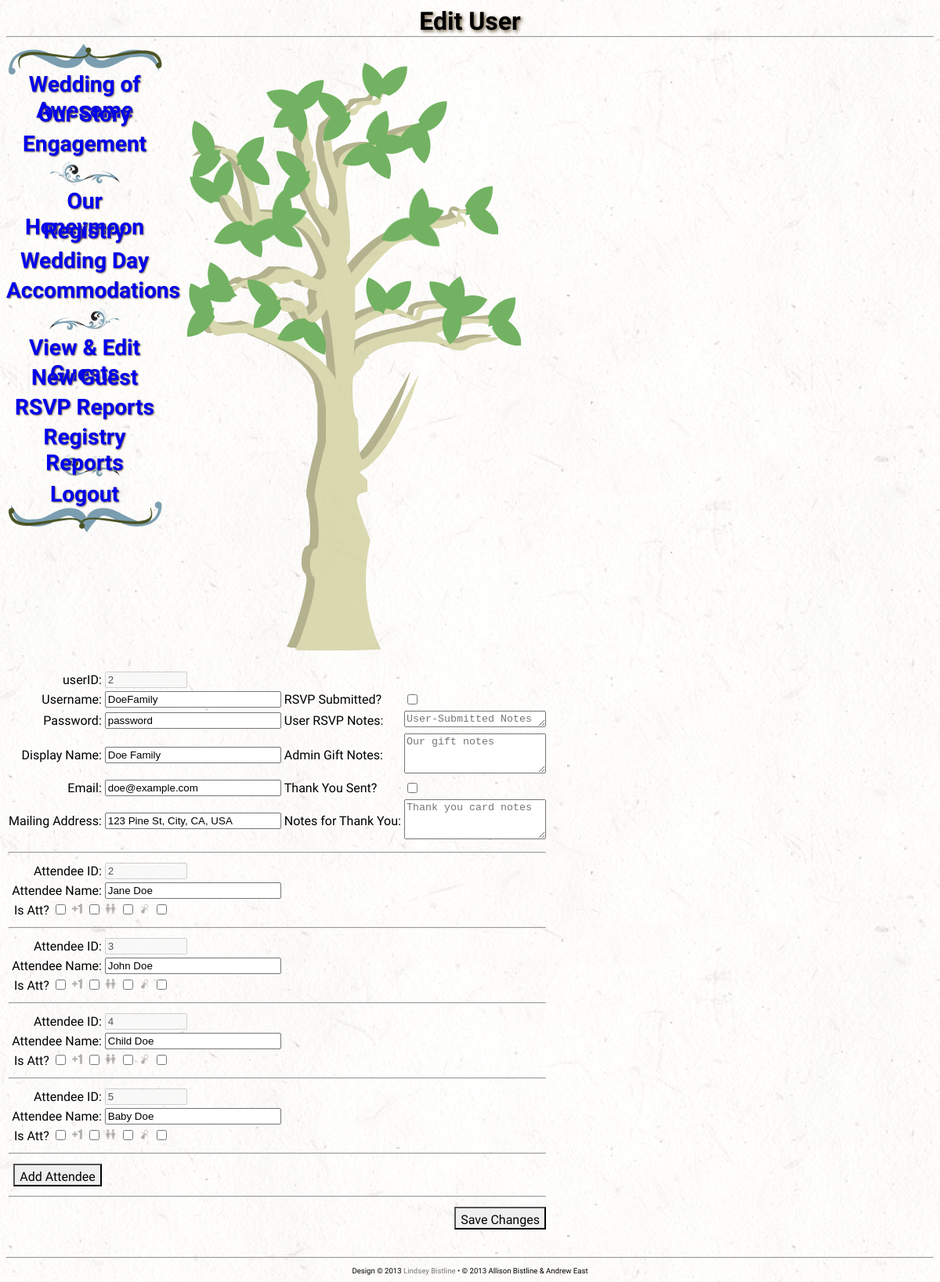
The page /weddingRoot/guests_edit.php?userID=2&returnAnchor=trUser2 (signed in) on the database its author committed.
### tables this page shows
CREATE TABLE IF NOT EXISTS `users` (
  `userID` smallint(5) unsigned NOT NULL AUTO_INCREMENT,
  `username` varchar(254) NOT NULL,
  `isAdmin` tinyint(1) unsigned DEFAULT '0',
  `passwordPlaintext` varchar(255) DEFAULT NULL,
  `name` varchar(254) NOT NULL,
  `email` varchar(254) DEFAULT NULL,
  `isRSVP` tinyint(1) unsigned DEFAULT '0',
  `lastRSVPTime` datetime DEFAULT NULL,
  `isThankYouSent` tinyint(1) unsigned DEFAULT '0',
  `address` text,
  `gift` text,
  `thankYouCardNotes` text,
  `notesRSVP` text,
  `lastLoginTime` datetime DEFAULT NULL,
  `password` binary(20) DEFAULT NULL,
  `isBridalShower` tinyint(1) unsigned DEFAULT '0',
  PRIMARY KEY (`userID`),
  UNIQUE KEY `username` (`username`)
);

CREATE TABLE IF NOT EXISTS `attendees` (
  `attendeeID` smallint(5) unsigned NOT NULL AUTO_INCREMENT,
  `userID` mediumint(8) unsigned NOT NULL,
  `displayName` varchar(50) DEFAULT NULL,
  `isPlusOne` tinyint(3) unsigned NOT NULL DEFAULT '0',
  `isAttending` tinyint(3) unsigned NOT NULL DEFAULT '0',
  `isInfant` tinyint(3) unsigned NOT NULL DEFAULT '0',
  `isChild` tinyint(3) unsigned NOT NULL DEFAULT '0',
  PRIMARY KEY (`attendeeID`),
  KEY `userID` (`userID`)
);

### weddingInclude/classModel.inc (called while the page is built, shortened)
<?php
class model
{
  private $dbc;
  function __construct($host, $usr, $pw, $name, $port)
  {
    $this->dbHostname = $host;
    $this->dbName = $name;
    $this->dbUser = $usr;
    $this->dbPassword = $pw;
    $this->dbPort = $port;
    $this->dbc = new mysqli($this->dbHostname, $this->dbUser, $this->dbPassword, $this->dbName, $this->dbPort);
  }
  public function isConnected()
  {
    return ($this->dbc->connect_errno) ? false : true;
  }
  public function sanitize($input)
  {
    $input = strip_tags($input);
    return $this->dbc->real_escape_string($input);
  }
  public function runQuery($queryString)
  {
    if ($this->results = $this->dbc->query($queryString))
      return true;
    else
      return false;
  }
  public function getResultsAssoc()
  {
    if ($this->results)
      return $this->results->fetch_assoc();
    else
      return false;
  }
}
?>

### weddingInclude/classWeddingUser.inc (called while the page is built, shortened)
<?php
require_once('classModel.inc');
require_once('classUsersDatabase.inc');
class weddingUser
{
  private $usersDataConnect;
  private $isConnected;
  private $currentUserID;
  private $currentUsername;
  private $currentFullName;
  private $currentPasswordPlaintext;
  private $currentUserEmail;
  private $currentUserIsRSVP;
  private $currentUserAddress;
  private $currentUserIsThankYouSent;
  public function __construct()
  {
    $this->usersModel = new model(DB_HOST, DB_USER, DB_PASSWORD, DB_NAME, DB_PORT);
    $this->usersDataConnect = new usersDatabase($this->usersModel);
    $this->isConnected = $this->usersDataConnect->isConnected();
    $this->currentUserID = false;
    $this->currentUsername = false;
    $this->currentFullName = false;
    $this->currentPasswordPlaintext = false;
    $this->currentUserEmail= false;
    $this->currentUserIsRSVP = false;
    $this->currentUserAddress = false;
    $this->currentUserIsThankYouSent = false;
  }
  public function setCurrentUser($usrId)
  {
    if ($this->isConnected)
    {
      if ($rowAssoc = $this->usersDataConnect->getUserRowByID($usrId))
      {
        $this->currentUserID = $rowAssoc['userID'];
        $this->currentUsername = $rowAssoc['username'];
        $this->currentFullName = $rowAssoc['name'];
        $this->currentPasswordPlaintext = $rowAssoc['passwordPlaintext'];
        $this->currentUserEmail = $rowAssoc['email'];
        $this->currentUserIsRSVP = $rowAssoc['isRSVP'];
        $this->currentUserAddress = $rowAssoc['address'];
        $this->currentUserIsThankYouSent = $rowAssoc['isThankYouSent'];
      }
      else
      {
      }
    }
    else
    {
    }
  }
  public function getCurrentUserID()
  {
    return $this->currentUserID;
  }
  public function getCurrentUsername()
  {
    return $this->currentUsername;
  }
  public function getCurrentFullName()
  {
    return $this->currentFullName;
  }
  public function getCurrentPasswordPlaintext()
  {
    return $this->currentPasswordPlaintext;
  }
  public function getCurrentIsRSVP()
  {
    return (($this->currentUserIsRSVP == "1") ? true : false);
  }
  public function getCurrentAddress()
  {
    return $this->currentUserAddress;
  }
  public function getCurrentIsThankYouSent()
  {
    return (($this->currentUserIsThankYouSent == 1) ? true : false);
  }
  public function getCurrentUserEmail()
  {
    return $this->currentUserEmail;
  }
  public function getCurrentAttendeesArray()
  {
    return $this->usersDataConnect->getAttendeesByID($this->currentUserID);
  }
}
?>

### weddingInclude/classUsersDatabase.inc (called while the page is built, shortened)
<?php
require_once('classModel.inc');
class usersDatabase
{
  private $connectedModel;
  public function __construct(model $databaseConnect)
  {
    if ($databaseConnect->isConnected())
      $this->connectedModel = $databaseConnect;
  }
  public function isConnected()
  {
    return ($this->connectedModel->isConnected()) ? true : false;
  }
  public function getUserRowByID($usrID)
  {
    $query = 'select userID, username, name, passwordPlaintext, email, isAdmin, isRSVP, address, gift, thankYouCardNotes, isThankYouSent, isBridalShower, notesRSVP, lastLoginTime from users where userID = "';
    $query .= $this->connectedModel->sanitize($usrID) . '"';
    if ($this->connectedModel->runQuery($query))
    {
      return $this->connectedModel->getResultsAssoc();
    }
    else
    {
      return false;
    }
  }
  public function getAttendeesByID($usrID)
  {
    $query = 'select attendeeID, displayName, isPlusOne, isAttending, isInfant, isChild from attendees where userID = "';
    $query .= $this->connectedModel->sanitize($usrID) . '" order by attendeeID;';
    if ($this->connectedModel->runQuery($query))
    {
      $arr = array();
      while ($row = $this->connectedModel->getResultsAssoc())
      {
        $arr[$row['attendeeID']] = array('displayName' => $row['displayName'], 'isPlusOne' => $row['isPlusOne'], 'isAttending' => $row['isAttending'], 'isInfant' => $row['isInfant'], 'isChild' => $row['isChild']);
      }
      return $arr;
    }
    else
    {
      return false;
    }
  }
}
?>

### weddingRoot/guests_edit.php (the view, shortened to what this page needs)
<?php
  include("header.inc");
  require_once("classWeddingUser.inc");
  $userEditor = new weddingUser();
  $userID = 0;
  if (isset($_REQUEST['userID']) && is_numeric($_REQUEST['userID']))
  {
    $userID = $_REQUEST['userID'];
  }
  else
  {
    echo '<p>Error #0x2A: User ID not specified!</p>';
    include("footer.inc");
    exit();
  }
  $promptPlaceholderNotPlusOne = "Required (If not +1)";
?>
<section class="content">
<?php
  if (!isset($invalidSubmit))
    $invalidSubmit = false;
  $userEditor->setCurrentUser($userID);
?>
  <form action="guests_edit.php" method="post" id="editGuest">
    <table class="formTable" id="editUserTable" name="editUserTable">
    <?php $tabIndex = 1; ?>
    <tr>
      <td><label for="displayUserID">userID: </label></td>
      <td><input type="text" name="displayUserID" id="displayUserID" value="<?php echo (($invalidSubmit) ? (isset($_REQUEST['userID']) ? $_REQUEST['userID'] : '') : $userEditor->getCurrentUserID()); ?>" placeholder="auto_increment" size="10" maxlength="254" tabindex="<?php echo $tabIndex++; ?>" disabled />
      <input type="hidden" name="userID" id="userID" value="<?php echo (($invalidSubmit) ? (isset($_REQUEST['userID']) ? $_REQUEST['userID'] : '') : $userEditor->getCurrentUserID()); ?>" /></td>
    </tr>
    <tr>
      <td><label for="username">Username: </label></td>
      <td><input type="text" name="username" id="username" value="<?php echo (($invalidSubmit) ? (isset($_REQUEST['username']) ? $_REQUEST['username'] : '') : $userEditor->getCurrentUsername()); ?>" placeholder="Login Name" size="25" maxlength="254" required tabindex="<?php echo $tabIndex++; ?>" /></td>
      <td><label for="isRSVP">RSVP Submitted?</label></td>
      <td><input type="checkbox" <?php echo (($invalidSubmit) ? ((isset($_REQUEST['isRSVP'])) ? 'checked' : '') : (($userEditor->getCurrentIsRSVP()) ? 'checked' : '')) ?> name="isRSVP" id="isRSVP" tabindex="<?php echo $tabIndex++; ?>" /></td>
    </tr>
    <tr>
      <td><label for="passwordPlaintext">Password: </label></td>
      <td><input type="text" name="passwordPlaintext" id="passwordPlaintext" value="<?php echo (($invalidSubmit) ? (isset($_REQUEST['passwordPlaintext']) ? $_REQUEST['passwordPlaintext'] : '') : $userEditor->getCurrentPasswordPlaintext()); ?>" placeholder="Fun Password" size="25" required maxlength="254" tabindex="<?php echo $tabIndex++; ?>" /></td>
      <td><label for="notesRSVP">User RSVP Notes: </label></td>
      <td><textarea name="notesRSVP" id="notesRSVP" cols="20" rows="1" placeholder="User-Submitted Notes" tabindex="<?php echo $tabIndex++; ?>"></textarea></td>
    </tr>
    <tr>
      <td><label for="name">Display Name: </label></td>
      <td><input type="text" name="name" id="name" value="<?php echo (($invalidSubmit) ? (isset($_REQUEST['name']) ? $_REQUEST['name'] : '') : $userEditor->getCurrentFullName()); ?>" placeholder="Name Shown to User" size="25" maxlength="254" required tabindex="<?php echo $tabIndex++; ?>" /></td>
      <td><label for="gift">Admin Gift Notes: </label></td>
      <td><textarea name="gift" id="gift" cols="20" rows="3" placeholder="Our gift notes" tabindex="<?php echo $tabIndex++; ?>"></textarea></td>
    </tr>
    <tr>
      <td><label for="email">Email: </label></td>
      <td><input type="text" name="email" id="email" value="<?php echo (($invalidSubmit) ? (isset($_REQUEST['email']) ? $_REQUEST['email'] : '') : $userEditor->getCurrentUserEmail()); ?>" size="25" maxlength="254" tabindex="<?php echo $tabIndex++; ?>" /></td>
      <td><label for="isThankYouSent">Thank You Sent?</label></td>
      <td><input type="checkbox" <?php echo (($invalidSubmit) ? ((isset($_REQUEST['isThankYouSent'])) ? 'checked' : '') : (($userEditor->getCurrentIsThankYouSent()) ? 'checked' : '')) ?> name="isThankYouSent" id="isThankYouSent" tabindex="<?php echo $tabIndex++; ?>" /></td>
    </tr>
    <tr>
      <td><label for="address">Mailing Address: </label></td>
      <td><input type="text" name="address" id="address" value="<?php echo (($invalidSubmit) ? (isset($_REQUEST['address']) ? $_REQUEST['address'] : '') : $userEditor->getCurrentAddress()); ?>" placeholder="Address" size="25" maxlength="254" tabindex="<?php echo $tabIndex++; ?>" /></td>
      <td><label for="thankYouCardNotes">Notes for Thank You: </label></td>
      <td><textarea name="thankYouCardNotes" id="thankYouCardNotes" cols="20" rows="3" placeholder="Thank you card notes" tabindex="<?php echo $tabIndex++; ?>"></textarea></td>
    </tr>
  <tr>
    <td colspan="4"><hr /></td>
  </tr>
<?php
  $arrayAtt = $userEditor->getCurrentAttendeesArray();
  foreach($arrayAtt as $attID => $attendee)
  {
?>
    <tr>
      <td><label for="attendeeID[<?php echo $attID; ?>]">Attendee ID: </label></td>
      <td><input type="text" name="attendeeID[<?php echo $attID; ?>]" id="attendeeID[<?php echo $attID; ?>]" value="<?php echo $attID; ?>" placeholder="auto_increment" disabled size="10" maxlength="254" tabindex="<?php echo $tabIndex++; ?>" /></td>
    </tr>
    <tr>
      <td><label for="displayName[<?php echo $attID; ?>]">Attendee Name: </label></td>
      <td><input type="text" value="<?php echo (($invalidSubmit) ? (isset($_REQUEST['displayName'][$attID]) ? $_REQUEST['displayName'][$attID] : '') : $attendee['displayName']); ?>" name="displayName[<?php echo $attID; ?>]" id="displayName[<?php echo $attID; ?>]" <?php echo (($invalidSubmit) ? ((isset($_REQUEST['isPlusOne'][$attID])) ? '' : 'required') : (($attendee['isPlusOne']) ? '' : 'required')) ?> placeholder="<?php echo $promptPlaceholderNotPlusOne; ?>" size="25" maxlength="254" tabindex="<?php echo $tabIndex++; ?>" /></td>
    </tr>
    <tr>
      <td>
        <label for="isAttending[<?php echo $attID; ?>]">Is Att?</label>
        <input type="checkbox" <?php echo (($invalidSubmit) ? ((isset($_REQUEST['isAttending'][$attID])) ? 'checked' : '') : (($attendee['isAttending']) ? 'checked' : '')) ?> name="isAttending[<?php echo $attID; ?>]" id="isAttending[<?php echo $attID; ?>]" tabindex="<?php echo $tabIndex++; ?>" />
        <label for="isPlusOne[<?php echo $attID; ?>]"><img src="resources/icons/plusOne.svg" width="15" height="15" id="img_isPlusOne[<?php echo $attID; ?>]" name="img_isPlusOne[<?php echo $attID; ?>]" class="<?php echo (($invalidSubmit) ? ((isset($_REQUEST['isPlusOne'][$attID])) ? 'imgBlack' : 'imgGray') : (($attendee['isPlusOne']) ? 'imgBlack' : 'imgGray')) ?>" /></label>
        <input type="checkbox" <?php echo (($invalidSubmit) ? ((isset($_REQUEST['isPlusOne'][$attID])) ? 'checked' : '') : (($attendee['isPlusOne']) ? 'checked' : '')) ?> name="isPlusOne[<?php echo $attID; ?>]" id="isPlusOne[<?php echo $attID; ?>]" tabindex="<?php echo $tabIndex++; ?>" />
      </td>
      <td>
        <label for="isChild[<?php echo $attID; ?>]"><img src="resources/icons/rsvp_children.png" width="15" height="15" name="img_isChild[<?php echo $attID; ?>]" id="img_isChild[<?php echo $attID; ?>]" class="<?php echo (($invalidSubmit) ? ((isset($_REQUEST['isChild'][$attID])) ? 'imgBlack' : 'imgGray') : (($attendee['isChild']) ? 'imgBlack' : 'imgGray')) ?>" /></label>
        <input type="checkbox" <?php echo (($invalidSubmit) ? ((isset($_REQUEST['isChild'][$attID])) ? 'checked' : '') : (($attendee['isChild']) ? 'checked' : '')) ?> name="isChild[<?php echo $attID; ?>]" id="isChild[<?php echo $attID; ?>]" tabindex="<?php echo $tabIndex++; ?>" />
        <label for="isInfant[<?php echo $attID; ?>]"><img src="resources/icons/rsvp_pacifier.png" width="15" height="15" name="img_isInfant[<?php echo $attID; ?>]" id="img_isInfant[<?php echo $attID; ?>]" class="<?php echo (($invalidSubmit) ? ((isset($_REQUEST['isInfant'][$attID])) ? 'imgBlack' : 'imgGray') : (($attendee['isInfant']) ? 'imgBlack' : 'imgGray')) ?>" /></label>
        <input type="checkbox" <?php echo (($invalidSubmit) ? ((isset($_REQUEST['isInfant'][$attID])) ? 'checked' : '') : (($attendee['isInfant']) ? 'checked' : '')) ?> name="isInfant[<?php echo $attID; ?>]" id="isInfant[<?php echo $attID; ?>]" tabindex="<?php echo $tabIndex++; ?>" />
      </td>
    </tr>
    <tr>
      <td colspan="4"><hr /></td>
    </tr>
<?php
  }
?>
    <tr>
      <td><input type="button" onClick="addAttRow()" name="addAttendee" id="addAttendee" value="Add Attendee" tabindex="9000" /></td>
      <td></td>
    </tr>
    <tr>
      <td colspan="4"><hr /></td>
    </tr>
    <tr>
      <td colspan="4"><input type="submit" name="submitted" id="submitted" value="Save Changes" tabindex="9042" /></td>
    </tr>
    </table>
  </form>
</section>
<?php include("footer.inc"); ?>

### weddingRoot/css/style.css (style rules this page uses)
html { background: url('../resources/page_resources/lightpaperfibers2x.png') fixed; }
body { font-family: 'Gentium Basic', serif; color: <?php echo $colorRainforest; ?>; }
hr { border:<?php echo $colorCascades; ?> solid 1px; }
input[type="button"]:enabled, input[type="submit"]:enabled { font-family: 'Gentium Basic', serif; font-size:1em; padding-top:5px; padding-bottom:1px; color: <?php echo $colorRainforest; ?>; background-color: <?php echo $colorDesert; ?>; border-style:outset; }
table.formTable tr > td:first-child { text-align:right; }
.imgGray { zoom: 1; filter: alpha(opacity=30); opacity: 0.3; }

### rows shown on the page
users: displayUserID "2", username "DoeFamily", passwordPlaintext "password", name "Doe Family", email "doe@example.com", address "123 Pine St, City, CA, USA"
attendees: value "2", displayName "Jane Doe"
attendees: value "3", displayName "John Doe"
attendees: value "4", displayName "Child Doe"
attendees: value "5", displayName "Baby Doe"

### other values the page prints
$page_title "Edit User"
